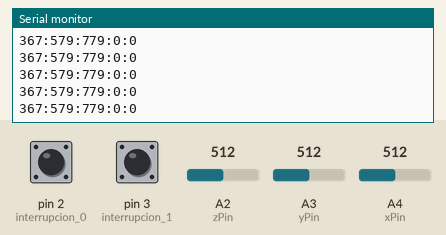
Bench run of a sketch on a simulated Arduino Uno, built with avr-gcc and run on an emulated ATmega328P. Parts: the last lines printed to the serial monitor. The test bench sets the inputs (shaded band); at power-on: A2 (zPin) = 512, A4 (xPin) = 512, pin 2 (interrupcion_0) HIGH, pin 3 (interrupcion_1) HIGH, A3 (yPin) = 512.

Above: at 1.2 s.
1.3 s: A2 (zPin) set to 640
At 2.1 s:
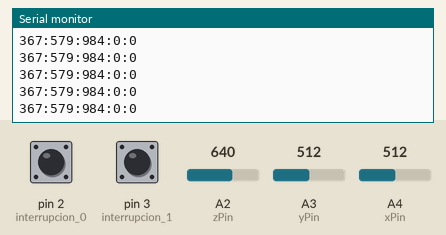
4.3 s: A2 (zPin) set to 662
At 4.8 s:
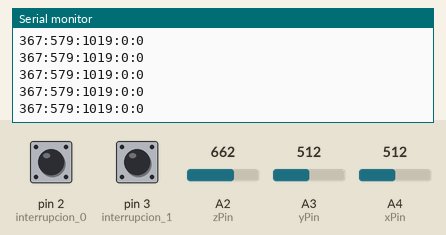
13.3 s: A4 (xPin) set to 213
At 13.8 s:
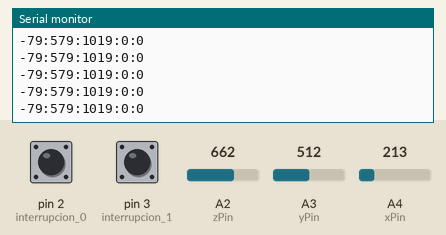
14.8 s: A4 (xPin) set to 182
At 15.8 s:
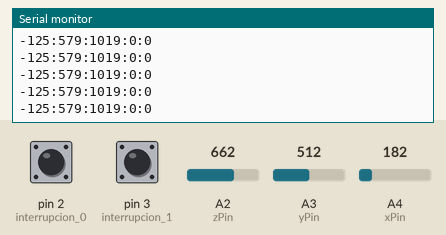
Timing chart, 0 to 17.3 s (numbered marks = the images above; inputs shaded):
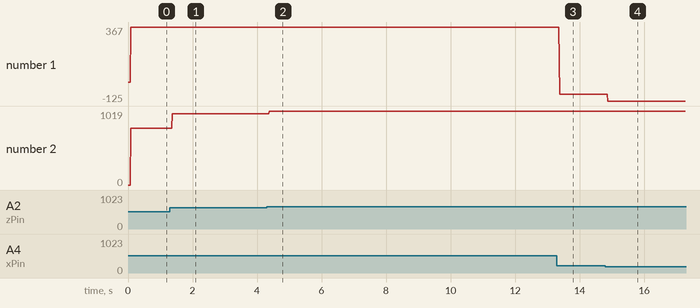

Measured:
- after the input at 1.3 s, the serial monitor: prints a new line after 0.07 s (image 1)
- after the input at 4.3 s, the serial monitor: prints a new line after 0.08 s (image 2)
- after the input at 13.3 s, the serial monitor: prints a new line after 0.08 s (image 3)
- after the input at 14.8 s, the serial monitor: prints a new line after 0.08 s (image 4)
- plotted number 1: 367 → -79 after the input at 13.3 s, -79 → -125 after the input at 14.8 s
- plotted number 2: 779 → 984 after the input at 1.3 s, 984 → 1019 after the input at 4.3 s

The sketch:

guante.ino
```cpp
//GUANTE
int color = 0, modo=0,accion=0;
const int xPin = A4;
const int yPin = A3;
const int zPin = A2;
int valx, valy, valz;
unsigned long tiempo=0, tiempo_actual=0, tiempo_retardo=1000; // variables para que el conteo de los pulsadores sea mas lento
unsigned long tiempo1=0, tiempo_actual1=0, tiempo_retardo1=1000;

void setup()
{
  Serial.begin(9600);
  pinMode(xPin, INPUT);  // se declaran los pines analogicos como salidas
  pinMode(yPin, INPUT);
  pinMode(zPin, INPUT);
  pinMode(2, INPUT_PULLUP);  // interrupcion 0
  pinMode(3, INPUT_PULLUP);  // interrupcion 1
  modo_interrupcion();
 acciones();
  attachInterrupt(digitalPinToInterrupt(2),modo_interrupcion,RISING);  // funcion para la interrupcion 0
  attachInterrupt(digitalPinToInterrupt(3),acciones,RISING);  // funcion para la interrupcion 1
  Timer2int();
}

void loop()
{

  Serial.print(valx);   // imprime los valores leidos por el acelerometro y se envian por el serial
  Serial.print(":");

  Serial.print(valy);
  Serial.print(":");

  Serial.print(valz);
  Serial.print(":");

  Serial.print(modo);   // imprime los valores de la primera interrupcion y los envia por el serial
  Serial.print(":");

  Serial.println(accion);  // imprime los valores de la segunda interrupcion y los envia por el serial

}

void modo_interrupcion()
{
  tiempo=millis();
  if(tiempo>tiempo_actual+tiempo_retardo)  // para que la lectura de los pulsadores ocurra de manera mas lenta se suma un segundo al tiempo de ejecucion que lleva el programa
  {
    tiempo_actual=tiempo;

     modo = modo+1;  // la interrupcion funciona como un contador y de acuerdo al valor que tome se realizan las acciones en processing
     if (modo >10)
     {
       modo = 0;
     }
  }
}

void acciones()
{
   tiempo1=millis();
  if(tiempo1>tiempo_actual1+tiempo_retardo1)
  {
    tiempo_actual1=tiempo1;

    accion = accion+1;

    if(accion >9)
    {
      accion = 0;
    }
  }
}


void Timer2int()
{
  TCNT2=98;  // reinicia el contador (255-98)
  TIMSK2=1;  // interrupciones habilitadas
  TCCR2A=0;  // modo normal
  TCCR2B=7;  // preescalado
}

 ISR(TIMER2_OVF_vect)
 {
   TCNT2=98;

  valx=analogRead(xPin); // lee los valores del acelerometro
  valy=analogRead(yPin);
  valz=analogRead(zPin);

  valx = map(valx, 266, 400, 0, 200);  // se hace la caracterizacion del acelerometro y segun las lecturas se asigna un valor acorde con las coordenadas que se estan trabajando en processing
  valy = map(valy, 275, 400, 200, 400);
  valz = map(valz, 275, 400, 400, 600 );
 }
```
